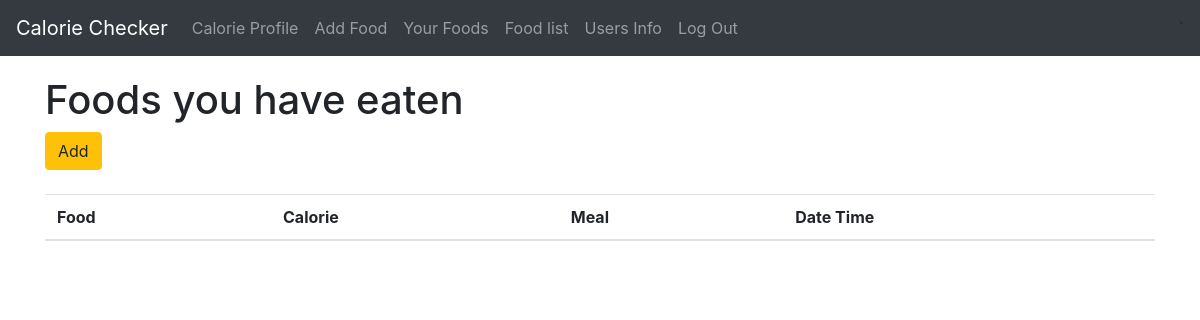
Page /user-foods/ (signed in) on the earlier database version.
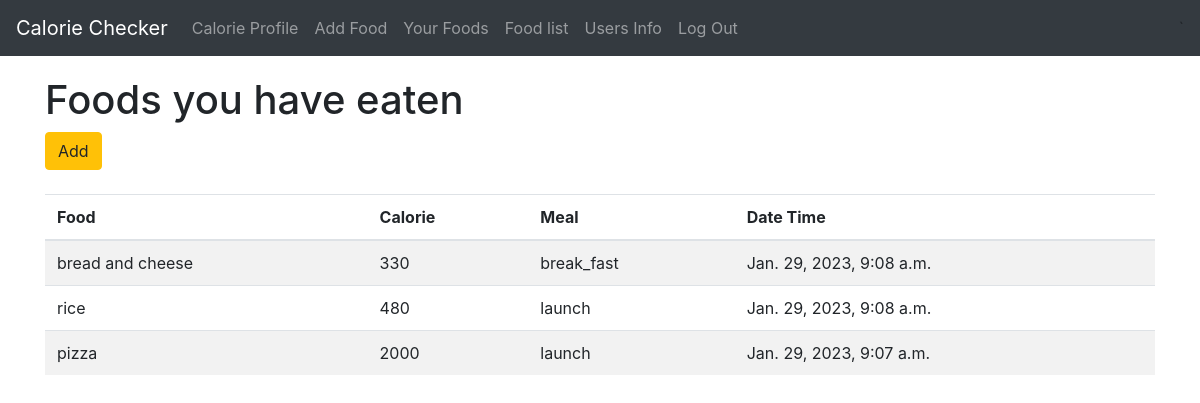
Same page on the later database version.
### calorie/models.py (models this page shows, shortened)
class UserFood(models.Model):
    BREAK_FAST = 'break_fast'
    LAUNCH = 'launch'
    DINNER = 'dinner'
    MEAL_CHOICES = (
        ('b', BREAK_FAST),
        ('l', LAUNCH),
        ('d', DINNER),
    )
    user = models.ForeignKey(User, related_name='foods', on_delete=models.CASCADE)
    food = models.ForeignKey(Food, related_name='users', on_delete=models.CASCADE)
    meal = models.CharField(max_length=10, choices=MEAL_CHOICES)
    created_at = models.DateTimeField(auto_now_add=True)

class Food(models.Model):
    name = models.CharField(max_length=256)
    calorie = models.PositiveBigIntegerField()

### calorie/views.py (the view)
# urls.py: path('user-foods/', UserFoodListView.as_view(), name='user_food_list'),
class UserFoodListView(LoginRequiredMixin, ListView):
    template_name = 'user_food/list.html'
    def get_queryset(self):
        return UserFood.objects.filter(user=self.request.user).order_by(
            '-created_at').select_related('food')

### templates/user_food/list.html
{% extends 'base.html' %}
{% block content %}
    <h1>Foods you have eaten</h1>
    <a class="btn btn-warning" href="{% url 'user_food_new' %}">Add</a>
    <br>
    <br>
    <table class="table table-striped">
        <thead>
        <tr>
            <th scope="col">Food</th>
            <th scope="col">Calorie</th>
            <th scope="col">Meal</th>
            <th scope="col">Date Time</th>
        </tr>
        </thead>
        <tbody>
        {% for obj in object_list %}
            <tr>
                <td>{{ obj.food.name }}</td>
                <td>{{ obj.food.calorie }}</td>
                <td>{{ obj.get_meal_display }}</td>
                <td>{{ obj.created_at }}</td>
            </tr>
        {% endfor %}
        </tbody>
    </table>
{% endblock content %}

Differences in the rows shown:
added UserFood: food.name "bread and cheese", food.calorie "330", meal "break_fast", created_at "Jan. 29, 2023, 9:08 a.m."
added UserFood: food.name "rice", food.calorie "480", meal "launch", created_at "Jan. 29, 2023, 9:08 a.m."
added UserFood: food.name "pizza", food.calorie "2000", meal "launch", created_at "Jan. 29, 2023, 9:07 a.m."
